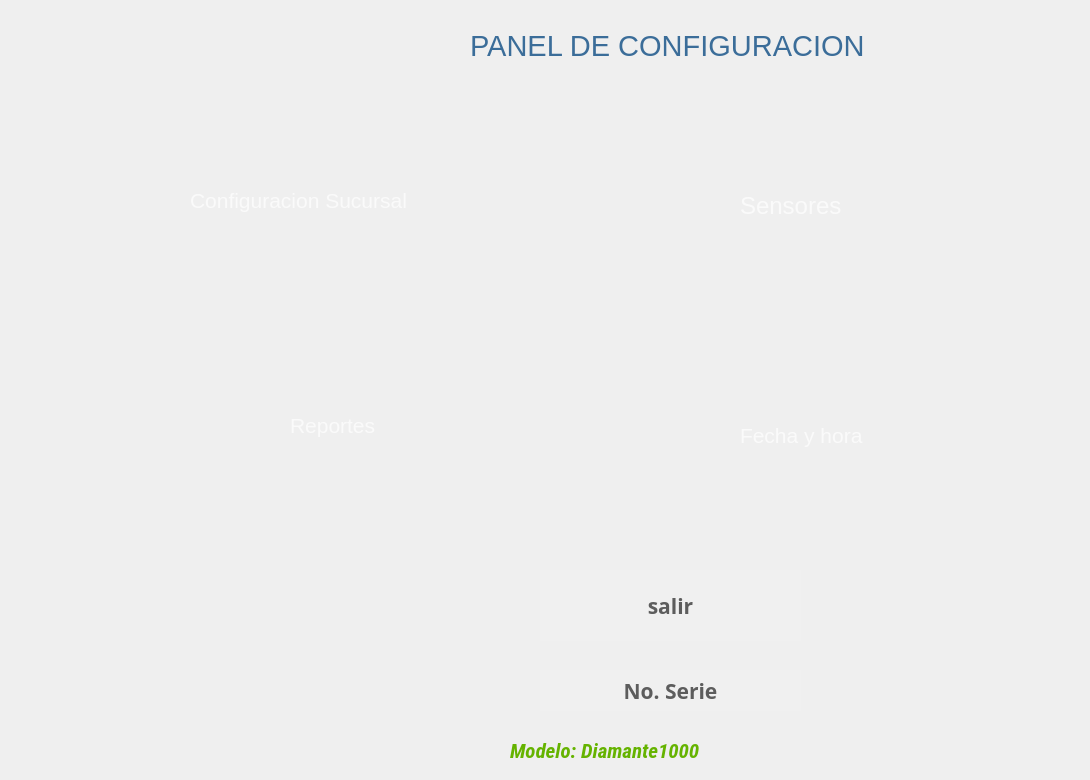
   <widget class="QWidget" name="page_13">
    <widget class="QPushButton" name="bnoserie">
     <property name="geometry">
      <rect>
       <x>540</x>
       <y>670</y>
       <width>261</width>
       <height>41</height>
      </rect>
     </property>
     <property name="font">
      <font>
       <family>Ubuntu Mono</family>
       <pointsize>16</pointsize>
       <weight>75</weight>
       <italic>false</italic>
       <bold>true</bold>
       <underline>false</underline>
      </font>
     </property>
     <property name="toolTip">
      <string>Ayuda</string>
     </property>
     <property name="toolTipDuration">
      <number>3</number>
     </property>
     <property name="whatsThis">
      <string extracomment="help"/>
     </property>
     <property name="styleSheet">
      <string notr="true">background-color:rgb(240, 240, 240);
color:rgb(93, 93, 93);
border-radius:80%</string>
     </property>
     <property name="text">
      <string>No. Serie</string>
     </property>
     <property name="icon">
      <iconset>
       <normaloff>../../../../../../../media/pi/persistence/home/cajsSATELITE/eum/app/cajeroF/iconos/fl.png</normaloff>../../../../../../../media/pi/persistence/home/cajsSATELITE/eum/app/cajeroF/iconos/fl.png</iconset>
     </property>
     <property name="iconSize">
      <size>
       <width>40</width>
       <height>40</height>
      </size>
     </property>
    </widget>
    <widget class="QPushButton" name="breporte">
     <property name="geometry">
      <rect>
       <x>420</x>
       <y>340</y>
       <width>161</width>
       <height>141</height>
      </rect>
     </property>
     <property name="font">
      <font>
       <family>Sans Serif</family>
       <weight>75</weight>
       <italic>false</italic>
       <bold>true</bold>
      </font>
     </property>
     <property name="styleSheet">
      <string notr="true">background-color:rgb(41, 83, 163);</string>
     </property>
     <property name="text">
      <string/>
     </property>
     <property name="icon">
      <iconset>
       <normaloff>../../iconos/pencil-and-filled-paper-sheet.png</normaloff>../../iconos/pencil-and-filled-paper-sheet.png</iconset>
     </property>
     <property name="iconSize">
      <size>
       <width>128</width>
       <height>128</height>
      </size>
     </property>
     <property name="flat">
      <bool>true</bool>
     </property>
    </widget>
    <widget class="QPushButton" name="bhora">
     <property name="geometry">
      <rect>
       <x>920</x>
       <y>360</y>
       <width>161</width>
       <height>131</height>
      </rect>
     </property>
     <property name="font">
      <font>
       <family>Sans Serif</family>
       <weight>75</weight>
       <italic>false</italic>
       <bold>true</bold>
      </font>
     </property>
     <property name="styleSheet">
      <string notr="true">background-color:transparent;
background-color:rgb(41, 83, 163);</string>
     </property>
     <property name="text">
      <string/>
     </property>
     <property name="icon">
      <iconset>
       <normaloff>../../iconos/clock.png</normaloff>../../iconos/clock.png</iconset>
     </property>
     <property name="iconSize">
      <size>
       <width>128</width>
       <height>128</height>
      </size>
     </property>
     <property name="flat">
      <bool>true</bool>
     </property>
    </widget>
    <widget class="QLabel" name="ltime_59">
     <property name="geometry">
      <rect>
       <x>740</x>
       <y>190</y>
       <width>161</width>
       <height>31</height>
      </rect>
     </property>
     <property name="font">
      <font>
       <family>Segoe UI</family>
       <pointsize>18</pointsize>
       <weight>50</weight>
       <italic>false</italic>
       <bold>false</bold>
      </font>
     </property>
     <property name="styleSheet">
      <string notr="true">background-color:transparent;
color:rgb(250, 250, 250)
</string>
     </property>
     <property name="text">
      <string>Sensores</string>
     </property>
    </widget>
    <widget class="QLabel" name="ltime_58">
     <property name="geometry">
      <rect>
       <x>290</x>
       <y>410</y>
       <width>141</width>
       <height>31</height>
      </rect>
     </property>
     <property name="font">
      <font>
       <family>Segoe UI</family>
       <pointsize>16</pointsize>
       <weight>50</weight>
       <italic>false</italic>
       <bold>false</bold>
      </font>
     </property>
     <property name="styleSheet">
      <string notr="true">background-color:transparent;
color:rgb(250, 250, 250)
</string>
     </property>
     <property name="text">
      <string>Reportes</string>
     </property>
    </widget>
    <widget class="QPushButton" name="bsalirConfig">
     <property name="geometry">
      <rect>
       <x>540</x>
       <y>570</y>
       <width>261</width>
       <height>71</height>
      </rect>
     </property>
     <property name="font">
      <font>
       <family>Ubuntu Mono</family>
       <pointsize>16</pointsize>
       <weight>75</weight>
       <italic>false</italic>
       <bold>true</bold>
       <underline>false</underline>
      </font>
     </property>
     <property name="toolTip">
      <string>Ayuda</string>
     </property>
     <property name="toolTipDuration">
      <number>3</number>
     </property>
     <property name="whatsThis">
      <string extracomment="help"/>
     </property>
     <property name="styleSheet">
      <string notr="true">background-color:rgb(240, 240, 240);
color:rgb(93, 93, 93);
border-radius:80%</string>
     </property>
     <property name="text">
      <string>salir</string>
     </property>
     <property name="icon">
      <iconset>
       <normaloff>../../../../../../../media/pi/persistence/home/cajsSATELITE/eum/app/cajeroF/iconos/fb5.png</normaloff>../../../../../../../media/pi/persistence/home/cajsSATELITE/eum/app/cajeroF/iconos/fb5.png</iconset>
     </property>
     <property name="iconSize">
      <size>
       <width>40</width>
       <height>40</height>
      </size>
     </property>
    </widget>
    <widget class="QPushButton" name="bsucursal">
     <property name="geometry">
      <rect>
       <x>450</x>
       <y>130</y>
       <width>151</width>
       <height>141</height>
      </rect>
     </property>
     <property name="font">
      <font>
       <family>Sans Serif</family>
       <weight>75</weight>
       <italic>false</italic>
       <bold>true</bold>
      </font>
     </property>
     <property name="layoutDirection">
      <enum>Qt::RightToLeft</enum>
     </property>
     <property name="styleSheet">
      <string notr="true">background-color:transparent;
background-color:rgb(41, 83, 163);</string>
     </property>
     <property name="text">
      <string/>
     </property>
     <property name="icon">
      <iconset>
       <normaloff>../../iconos/config.png</normaloff>../../iconos/config.png</iconset>
     </property>
     <property name="iconSize">
      <size>
       <width>150</width>
       <height>150</height>
      </size>
     </property>
     <property name="flat">
      <bool>true</bool>
     </property>
    </widget>
    <widget class="QLabel" name="ltime_56">
     <property name="geometry">
      <rect>
       <x>190</x>
       <y>180</y>
       <width>251</width>
       <height>41</height>
      </rect>
     </property>
     <property name="font">
      <font>
       <family>Segoe UI</family>
       <pointsize>16</pointsize>
       <weight>50</weight>
       <italic>false</italic>
       <bold>false</bold>
      </font>
     </property>
     <property name="styleSheet">
      <string notr="true">background-color:transparent;
color:rgb(250, 250, 250)
</string>
     </property>
     <property name="text">
      <string>Configuracion Sucursal</string>
     </property>
    </widget>
    <widget class="QLabel" name="lmodelo">
     <property name="enabled">
      <bool>true</bool>
     </property>
     <property name="geometry">
      <rect>
       <x>510</x>
       <y>730</y>
       <width>431</width>
       <height>41</height>
      </rect>
     </property>
     <property name="font">
      <font>
       <family>Roboto Condensed</family>
       <pointsize>16</pointsize>
       <weight>75</weight>
       <italic>true</italic>
       <bold>true</bold>
      </font>
     </property>
     <property name="autoFillBackground">
      <bool>false</bool>
     </property>
     <property name="styleSheet">
      <string notr="true">background-color:transparent;
color:rgb(101, 179, 0)</string>
     </property>
     <property name="lineWidth">
      <number>4</number>
     </property>
     <property name="midLineWidth">
      <number>3</number>
     </property>
     <property name="text">
      <string>Modelo: Diamante1000</string>
     </property>
     <property name="scaledContents">
      <bool>false</bool>
     </property>
     <property name="openExternalLinks">
      <bool>false</bool>
     </property>
    </widget>
    <widget class="QLabel" name="ltime_55">
     <property name="geometry">
      <rect>
       <x>740</x>
       <y>410</y>
       <width>201</width>
       <height>51</height>
      </rect>
     </property>
     <property name="font">
      <font>
       <family>Segoe UI</family>
       <pointsize>16</pointsize>
       <weight>50</weight>
       <italic>false</italic>
       <bold>false</bold>
      </font>
     </property>
     <property name="styleSheet">
      <string notr="true">background-color:transparent;
color:rgb(250, 250, 250)
</string>
     </property>
     <property name="text">
      <string>Fecha y hora</string>
     </property>
    </widget>
    <widget class="QLabel" name="ltime_57">
     <property name="geometry">
      <rect>
       <x>470</x>
       <y>30</y>
       <width>491</width>
       <height>31</height>
      </rect>
     </property>
     <property name="font">
      <font>
       <family>Segoe UI</family>
       <pointsize>22</pointsize>
       <weight>50</weight>
       <italic>false</italic>
       <bold>false</bold>
      </font>
     </property>
     <property name="styleSheet">
      <string notr="true">background-color:transparent;
color:rgb(59, 109, 153);

</string>
     </property>
     <property name="text">
      <string>PANEL DE CONFIGURACION</string>
     </property>
    </widget>
    <widget class="QPushButton" name="bred">
     <property name="geometry">
      <rect>
       <x>920</x>
       <y>120</y>
       <width>151</width>
       <height>131</height>
      </rect>
     </property>
     <property name="font">
      <font>
       <family>Sans Serif</family>
       <weight>75</weight>
       <italic>false</italic>
       <bold>true</bold>
      </font>
     </property>
     <property name="styleSheet">
      <string notr="true">background-color:transparent;
background-color:rgb(41, 83, 163);</string>
     </property>
     <property name="text">
      <string/>
     </property>
     <property name="icon">
      <iconset>
       <normaloff>../../iconos/ethernet.png</normaloff>../../iconos/ethernet.png</iconset>
     </property>
     <property name="iconSize">
      <size>
       <width>150</width>
       <height>150</height>
      </size>
     </property>
     <property name="default">
      <bool>false</bool>
     </property>
     <property name="flat">
      <bool>true</bool>
     </property>
    </widget>
   </widget>
